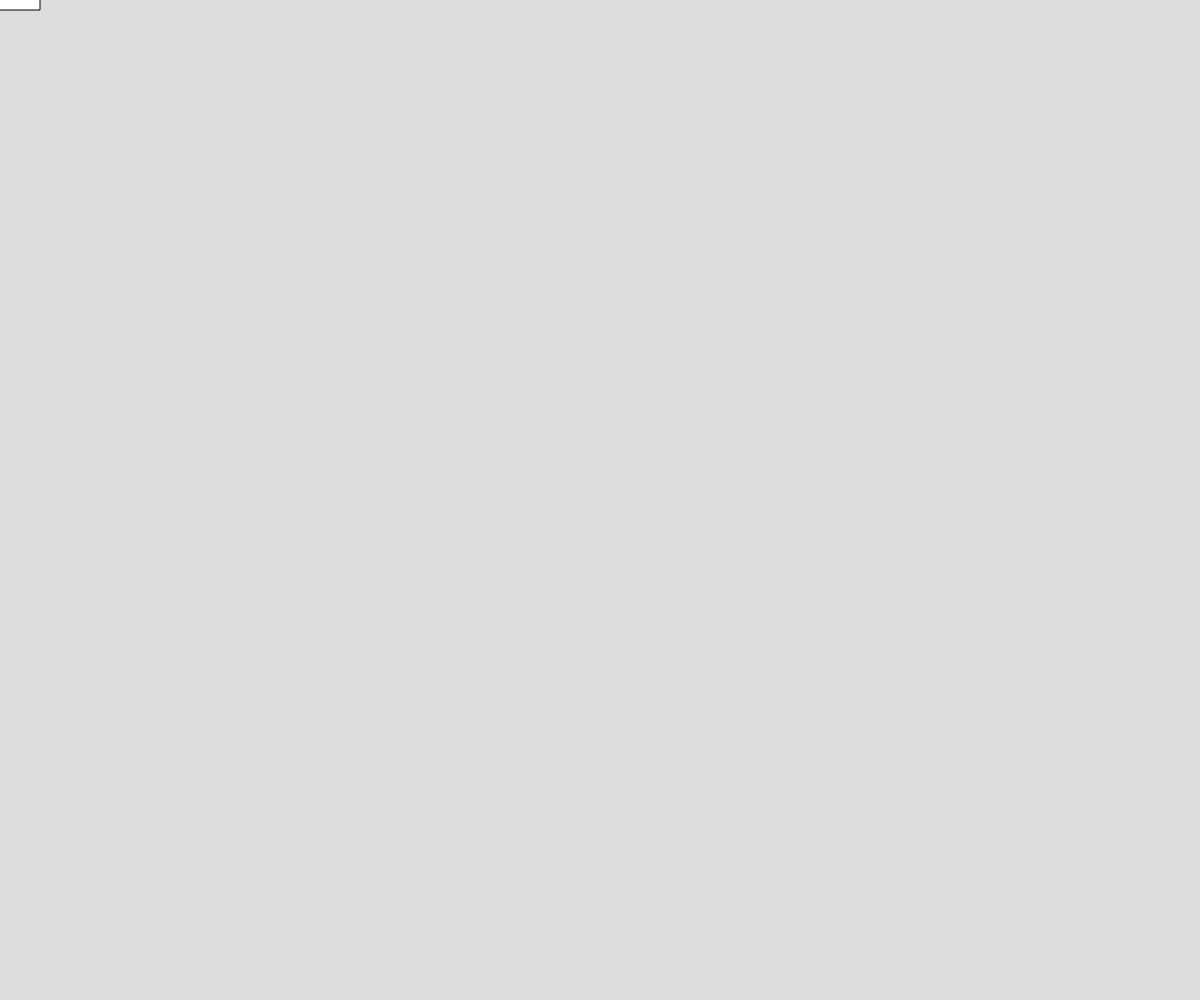
Frame 1 (no input)
Frame 60 (no input): identical to frame 1, image omitted
Frame 120 (the mouse pressed at the canvas centre since frame 60): blank canvas, image omitted

The p5.js sketch that drew this single still picture (run headless with seeded random() and noise() and a simulated clock; from frame 60 on, the mouse is pressed at the canvas centre):

// p5.js sketch
// ── sketch.js
function setup() {
  // put setup code here
  createCanvas(windowWidth, windowHeight);

}

function draw() {
  // put drawing code here
  background(220);

  if (mouseX > windowWidth/2 && mouseY < windowHeight/2) {
    ellipse(mouseX,mouseY,50,50);
  } else if (mouseX < windowWidth/2 && mouseY < windowHeight/2) {
    rect(mouseX-40,mouseY-10,80,20);
} else if (mouseY > windowHeight/2){
    ellipse(mouseX,mouseY,100,50);
}

}
